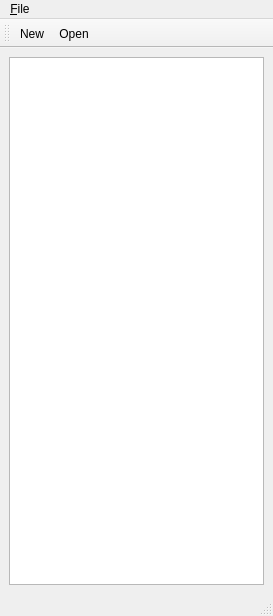
<ui version="4.0" >
 <author></author>
 <comment></comment>
 <exportmacro></exportmacro>
 <class>MainWindow</class>
 <widget class="QMainWindow" name="MainWindow" >
  <property name="geometry" >
   <rect>
    <x>0</x>
    <y>0</y>
    <width>273</width>
    <height>616</height>
   </rect>
  </property>
  <property name="contextMenuPolicy" >
   <enum>Qt::CustomContextMenu</enum>
  </property>
  <property name="windowTitle" >
   <string>MainWindow</string>
  </property>
  <widget class="QWidget" name="centralwidget" >
   <layout class="QVBoxLayout" >
    <property name="margin" >
     <number>9</number>
    </property>
    <property name="spacing" >
     <number>6</number>
    </property>
    <item>
     <widget class="QTreeView" name="treeView" />
    </item>
   </layout>
  </widget>
  <widget class="QMenuBar" name="menubar" >
   <property name="geometry" >
    <rect>
     <x>0</x>
     <y>0</y>
     <width>273</width>
     <height>29</height>
    </rect>
   </property>
   <widget class="QMenu" name="menu_File" >
    <property name="title" >
     <string>&amp;File</string>
    </property>
    <addaction name="action_New" />
    <addaction name="action_Open" />
    <addaction name="separator" />
    <addaction name="action_Save" />
    <addaction name="action_Save_As" />
   </widget>
   <addaction name="menu_File" />
  </widget>
  <widget class="QStatusBar" name="statusbar" >
   <property name="geometry" >
    <rect>
     <x>0</x>
     <y>594</y>
     <width>273</width>
     <height>22</height>
    </rect>
   </property>
  </widget>
  <widget class="QToolBar" name="toolBar" >
   <property name="orientation" >
    <enum>Qt::Horizontal</enum>
   </property>
   <attribute name="toolBarArea" >
    <number>4</number>
   </attribute>
   <addaction name="act_new" />
   <addaction name="act_open" />
  </widget>
  <action name="act_new" >
   <property name="icon" >
    <iconset>images/new/general/new.png</iconset>
   </property>
   <property name="text" >
    <string>New</string>
   </property>
  </action>
  <action name="act_open" >
   <property name="icon" >
    <iconset>images/new/general/open.png</iconset>
   </property>
   <property name="text" >
    <string>Open</string>
   </property>
  </action>
  <action name="action_New" >
   <property name="text" >
    <string>&amp;New</string>
   </property>
  </action>
  <action name="action_Open" >
   <property name="text" >
    <string>&amp;Open...</string>
   </property>
  </action>
  <action name="action_Save" >
   <property name="text" >
    <string>&amp;Save</string>
   </property>
  </action>
  <action name="action_Save_As" >
   <property name="text" >
    <string>&amp;Save As...</string>
   </property>
  </action>
 </widget>
 <pixmapfunction></pixmapfunction>
 <resources/>
 <connections/>
</ui>
